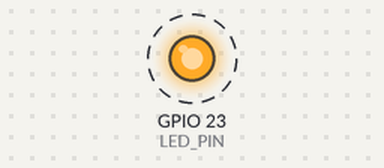
This sketch was run on a simulated ESP32. On the bench: output pins drawn as LEDs (lit = HIGH). Dashed ring = blinking. What the sketch prints to the serial monitor is not drawn.

Above: at 0.2 s.
Timing chart, 0 to 3.0 s (numbered marks = the images above):
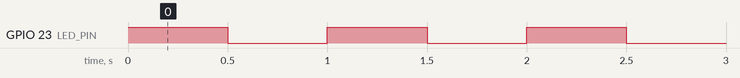

Measured:
- by itself, GPIO 23 (LED_PIN): alternates HIGH for 0.50 s and LOW for 0.50 s

The sketch:

blink_led.ino
```cpp
// ESP32 From Zero - Episode 3: Blink an LED
// GPIO 23 -> 220 ohm resistor -> LED -> GND

const int LED_PIN = 23;        // the GPIO our LED is wired to

void setup() {
  pinMode(LED_PIN, OUTPUT);    // our code drives this pin
  Serial.begin(115200);
}

void loop() {
  digitalWrite(LED_PIN, HIGH); // 3.3 V -> LED on
  Serial.println("LED on");
  delay(500);                  // half a second

  digitalWrite(LED_PIN, LOW);  // 0 V -> LED off
  Serial.println("LED off");
  delay(500);
}
```
